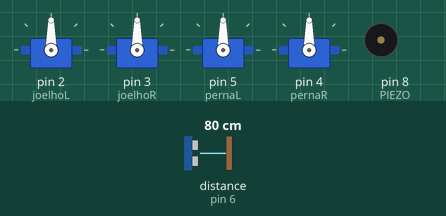
This sketch was run on a simulated Arduino Uno, built with avr-gcc and run on an emulated ATmega328P. Parts: 4 × servo, buzzer (waves = sounding). Wiring (inferred from the names in the program): ultrasonic range finder: trigger pin 7; echo pin 6. The inputs (shaded band) are chosen by the test bench; at power-on: distance to the obstacle (sensor on pin 6) 80 cm. The echo pulse lasts 58.3 µs per cm.

Above: at 2.3 s.
2.4 s: distance to the obstacle (sensor on pin 6) set to 42 cm
5.9 s: distance to the obstacle (sensor on pin 6) set to 35 cm
At 6.48 s:
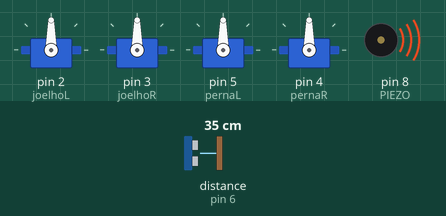
11.3 s: distance to the obstacle (sensor on pin 6) set to 2 cm
15.4 s: distance to the obstacle (sensor on pin 6) set to 60 cm
At 16.06 s:
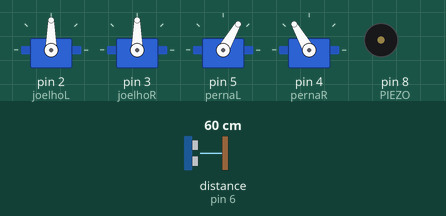
18.9 s: distance to the obstacle (sensor on pin 6) set to 37 cm
At 19.61 s:
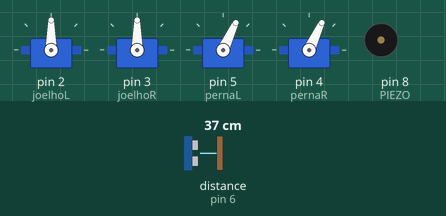
Timing chart, 0 to 23.4 s (numbered marks = the images above; inputs shaded):
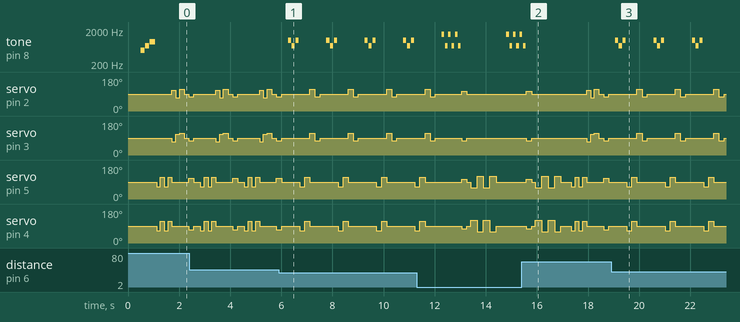

Measured:
- the behaviour switches between 40 and 39 cm on distance to the obstacle (sensor on pin 6) (found by bisection; images 0 and 1)
- after the input at 5.9 s, tone on pin 8 (PIEZO): silent → 1000 Hz after 0.36 s, then repeats every 1.5 s: silent 0.03 s, 700 Hz 0.12 s, silent 0.03 s, 1000 Hz 0.12 s, silent 1.1 s, 1000 Hz 0.12 s
- after the input at 15.4 s, tone on pin 8 (PIEZO): goes on until 15.6 s, then stays silent
- after the input at 18.9 s, tone on pin 8 (PIEZO): silent → 1000 Hz after 0.16 s, then repeats every 1.5 s: silent 0.03 s, 700 Hz 0.12 s, silent 0.03 s, 1000 Hz 0.12 s, silent 1.1 s, 1000 Hz 0.12 s
- by itself, servo on pin 2 (joelhoL), servo on pin 3 (joelhoR): repeats every 1.5 s: 115° 0.20 s, 75° 0.20 s, 90° 1.1 s
- by itself, servo on pin 5 (pernaL), servo on pin 4 (pernaR): repeats every 1.5 s: 65° 0.20 s, 115° 0.20 s, 90° 1.1 s

The sketch:

Otto.ino
```cpp
#include <Servo.h>

// ==========================================
// SERVOS
// ==========================================

Servo joelhoL;
Servo joelhoR;
Servo pernaL;
Servo pernaR;


// ==========================================
// ULTRASSÔNICO
// ==========================================

const int TRIG = 7;
const int ECHO = 6;


// ==========================================
// PIEZO
// ==========================================

const int PIEZO = 8;


// ==========================================
// FUNÇÃO PARA MOVER OS 4 SERVOS
// ==========================================

void mover(int jl, int jr, int pl, int pr, int tempo) {

  joelhoL.write(jl);
  joelhoR.write(jr);
  pernaL.write(pl);
  pernaR.write(pr);

  delay(tempo);
}


// ==========================================
// MEDIR DISTÂNCIA
// ==========================================

long distancia() {

  digitalWrite(TRIG, LOW);
  delayMicroseconds(2);

  digitalWrite(TRIG, HIGH);
  delayMicroseconds(10);

  digitalWrite(TRIG, LOW);

  long duracao = pulseIn(ECHO, HIGH, 30000);

  if (duracao == 0) {
    return 400;
  }

  long cm = duracao / 58;

  return cm;
}


// ==========================================
// SOM DE INICIALIZAÇÃO
// ==========================================

void inicio() {

  tone(PIEZO, 500, 150);
  delay(180);

  tone(PIEZO, 700, 150);
  delay(180);

  tone(PIEZO, 900, 200);
  delay(250);
}


// ==========================================
// SOM DE ALERTA
// ==========================================

void alerta() {

  tone(PIEZO, 1000, 120);
  delay(150);

  tone(PIEZO, 700, 120);
  delay(150);

  tone(PIEZO, 1000, 120);
  delay(150);
}


// ==========================================
// SOM DE PERIGO
// ==========================================

void perigo() {

  for (int i = 0; i < 3; i++) {

    tone(PIEZO, 1500, 100);
    delay(130);

    tone(PIEZO, 700, 100);
    delay(130);
  }
}


// ==========================================
// DANÇA NORMAL
// ==========================================

void danca() {

  // Balança para esquerda
  mover(90, 90, 65, 65, 150);

  // Balança para direita
  mover(90, 90, 115, 115, 150);

  // Esquerda
  mover(90, 90, 65, 65, 150);

  // Direita
  mover(90, 90, 115, 115, 150);

  // Joelhos
  mover(110, 70, 90, 90, 150);
  mover(70, 110, 90, 90, 150);

  // Agacha
  mover(115, 115, 90, 90, 180);

  // Levanta
  mover(90, 90, 90, 90, 180);

  // Pose
  mover(75, 75, 110, 70, 200);

  mover(90, 90, 90, 90, 150);
}


// ==========================================
// DANÇA DE ALERTA
// ==========================================

void dancaAlerta() {

  alerta();

  // Olha para um lado
  mover(90, 90, 65, 65, 200);

  // Olha para o outro
  mover(90, 90, 115, 115, 200);

  // Agacha
  mover(115, 115, 90, 90, 200);

  // Levanta rapidamente
  mover(75, 75, 90, 90, 200);

  // Centro
  mover(90, 90, 90, 90, 150);
}


// ==========================================
// REAÇÃO AO OBSTÁCULO
// ==========================================

void escapar() {

  perigo();

  // ======================================
  // RECULA
  // ======================================

  mover(105, 75, 105, 75, 200);
  mover(90, 90, 90, 90, 150);

  // ======================================
  // GIRA PARA UM LADO
  // ======================================

  mover(90, 90, 60, 120, 250);

  mover(90, 90, 120, 60, 250);

  mover(90, 90, 60, 120, 250);

  mover(90, 90, 120, 60, 250);

  // ======================================
  // CENTRO
  // ======================================

  mover(90, 90, 90, 90, 300);
}


// ==========================================
// SETUP
// ==========================================

void setup() {

  // Servos
  joelhoL.attach(2);
  joelhoR.attach(3);
  pernaL.attach(5);
  pernaR.attach(4);

  // Ultrassônico
  pinMode(TRIG, OUTPUT);
  pinMode(ECHO, INPUT);

  // Piezo
  pinMode(PIEZO, OUTPUT);

  // Posição inicial
  mover(90, 90, 90, 90, 500);

  // Som de inicialização
  inicio();
}


// ==========================================
// LOOP PRINCIPAL
// ==========================================

void loop() {

  long d = distancia();

  // ========================================
  // OBSTÁCULO MUITO PERTO
  // ========================================

  if (d < 20) {

    escapar();

  }

  // ========================================
  // OBSTÁCULO A MÉDIA DISTÂNCIA
  // ========================================

  else if (d < 40) {

    dancaAlerta();

  }

  // ========================================
  // CAMINHO LIVRE
  // ========================================

  else {

    danca();

  }

  delay(100);
}
```
